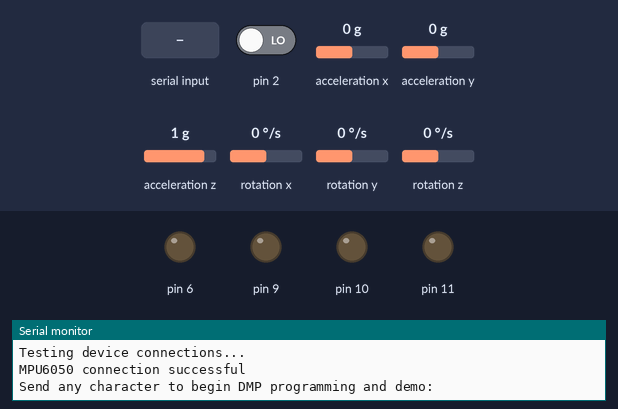
Recording of a sketch running on a simulated Arduino Uno, built with avr-gcc and run on an emulated ATmega328P. Parts: output pins drawn as LEDs (lit = HIGH), the last lines printed to the serial monitor. Inputs (shaded band) come from the test bench; at power-on: acceleration x 0 g, acceleration y 0 g, acceleration z 1 g, pin 2 LOW, rotation x 0 °/s, rotation y 0 °/s, rotation z 0 °/s. The sensor or clock chip raises its interrupt line as the real part does.

Above: at 0.9 s.
1.0 s: "1" received over Serial
At 1.9 s:
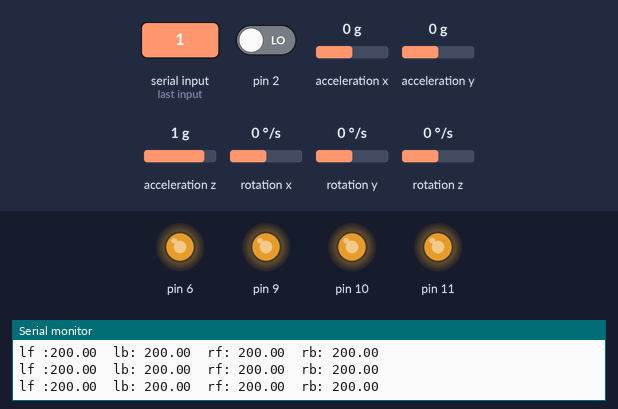
3.1 s: acceleration x set to -1.4 g
At 3.4 s:
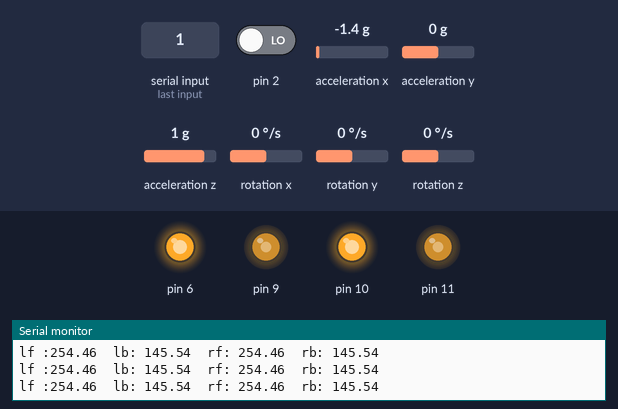
4.6 s: acceleration y set to -1.4 g
At 5.7 s:
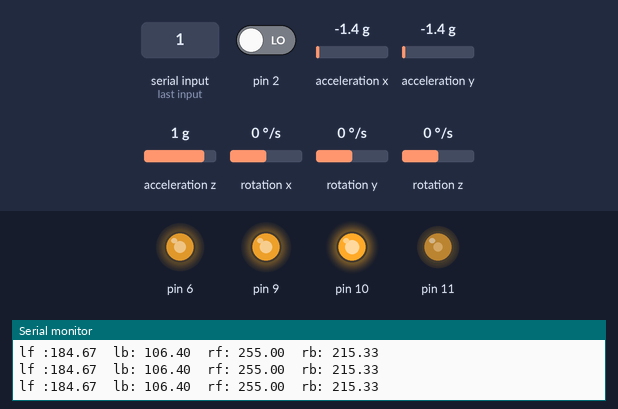
6.1 s: acceleration z set to -1.4 g
At 6.7 s:
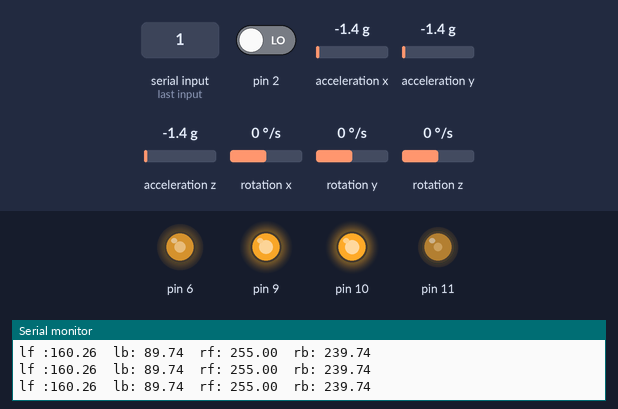
9.1 s: acceleration x set to 0 g
At 9.8 s:
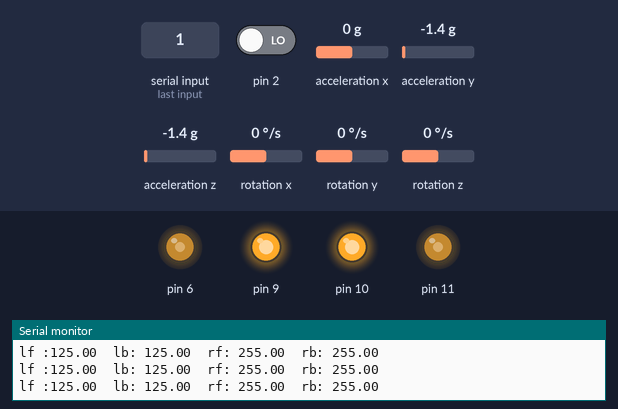
10.6 s: acceleration x set to 1.4 g
At 12.0 s:
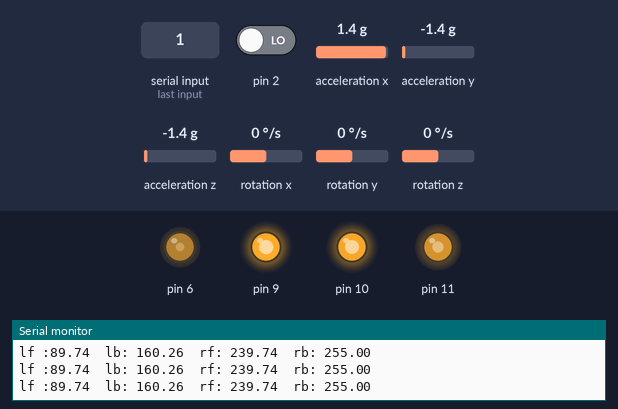
Timing chart, 0 to 13.1 s (numbered marks = the images above; inputs shaded):
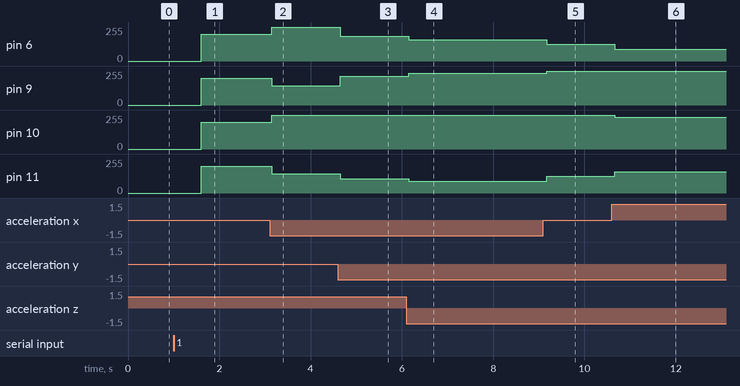

Measured:
- after the input at 1.0 s, pin 6, pin 9–11: 0/255 → 200/255 after 0.61 s
- after the input at 3.1 s, pin 6, pin 10: 200/255 → 254/255 after 0.05 s; pin 9, pin 11: 200/255 → 145/255 after 0.05 s
- after the input at 4.6 s, pin 6: 254/255 → 184/255 after 0.05 s; pin 9: 145/255 → 215/255 after 0.05 s; pin 10: 254/255 → 255/255 after 0.05 s; pin 11: 145/255 → 106/255 after 0.05 s
- after the input at 6.1 s, pin 6: 184/255 → 160/255 after 0.05 s; pin 9: 215/255 → 239/255 after 0.05 s; pin 11: 106/255 → 89/255 after 0.05 s
- after the input at 9.1 s, pin 6: 160/255 → 125/255 after 0.07 s; pin 9: 239/255 → 255/255 after 0.07 s; pin 11: 89/255 → 125/255 after 0.07 s
- after the input at 10.6 s, pin 6: 125/255 → 89/255 after 0.07 s; pin 10: 255/255 → 239/255 after 0.07 s; pin 11: 125/255 → 160/255 after 0.07 s

The sketch:

PID_WORKING.ino
```cpp
/*
 * MPU
 */

#include "I2Cdev.h"
#include "MPU6050_6Axis_MotionApps20.h"
//#include "MPU6050.h" // not necessary if using MotionApps include file

// Arduino Wire library is required if I2Cdev I2CDEV_ARDUINO_WIRE implementation
// is used in I2Cdev.h
#if I2CDEV_IMPLEMENTATION == I2CDEV_ARDUINO_WIRE
    #include "Wire.h"
#endif

// class default I2C address is 0x68
// specific I2C addresses may be passed as a parameter here
// AD0 low = 0x68 (default for SparkFun breakout and InvenSense evaluation board)
// AD0 high = 0x69
MPU6050 mpu;

// MPU control/status vars
bool dmpReady = false;  // set true if DMP init was successful
uint8_t mpuIntStatus;   // holds actual interrupt status byte from MPU
uint8_t devStatus;      // return status after each device operation (0 = success, !0 = error)
uint16_t packetSize;    // expected DMP packet size (default is 42 bytes)
uint16_t fifoCount;     // count of all bytes currently in FIFO
uint8_t fifoBuffer[64]; // FIFO storage buffer

// orientation/motion vars
Quaternion q;           // [w, x, y, z]         quaternion container
VectorInt16 aa;         // [x, y, z]            accel sensor measurements
VectorInt16 aaReal;     // [x, y, z]            gravity-free accel sensor measurements
VectorInt16 aaWorld;    // [x, y, z]            world-frame accel sensor measurements
VectorFloat gravity;    // [x, y, z]            gravity vector
float euler[3];         // [psi, theta, phi]    Euler angle container
float ypr[3];           // [yaw, pitch, roll]   yaw/pitch/roll container and gravity vector

volatile bool mpuInterrupt = false;     // indicates whether MPU interrupt pin has gone high
void dmpDataReady() {
    mpuInterrupt = true;
}

/*
 * PID
 */

# define MOTOR_LF 6
# define MOTOR_LB 11
# define MOTOR_RF 10
# define MOTOR_RB 9

//TOTAL ANGLES
float total_angle_x, total_angle_y;
/*
 * we need two sets of pid constants,
 * one for pitch (x) and one for roll (y)
 */
float roll_kp = 1;
float pitch_kp = 1;
float roll_ki = 0;
float pitch_ki = 0;
float roll_kd = 0;
float pitch_kd =0;

// vars to hold actual vals of pid
float roll_pid_p=0;
float roll_pid_i=0;
float roll_pid_d=0;
float pitch_pid_p=0;
float pitch_pid_i=0;
float pitch_pid_d=0;
float roll_pid, pitch_pid;

//vars for holding error vals for PID
float pitch_error, roll_error;
float pitch_prev_error, roll_prev_error;

//store time information
float elapsedTime, time, timePrev;

/*
 * CONTROLLER INPUTS
 */
float roll_desired_angle;
float pitch_desired_angle;
float input_throttle;

/*
 * MOTOR VALUES
 */
float motor_l_f, motor_l_b, motor_r_f, motor_r_b;


void setup() {
    // join I2C bus (I2Cdev library doesn't do this automatically)
    #if I2CDEV_IMPLEMENTATION == I2CDEV_ARDUINO_WIRE
        Wire.begin();
        TWBR = 24; // 400kHz I2C clock (200kHz if CPU is 8MHz)
    #elif I2CDEV_IMPLEMENTATION == I2CDEV_BUILTIN_FASTWIRE
        Fastwire::setup(400, true);
    #endif

    // initialize serial communication
    // (115200 chosen because it is required for Teapot Demo output, but it's
    // really up to you depending on your project)
    Serial.begin(9600);
    while (!Serial); // wait for Leonardo enumeration, others continue immediately

    // NOTE: 8MHz or slower host processors, like the Teensy @ 3.3v or Ardunio
    // Pro Mini running at 3.3v, cannot handle this baud rate reliably due to
    // the baud timing being too misaligned with processor ticks. You must use
    // 38400 or slower in these cases, or use some kind of external separate
    // crystal solution for the UART timer.

    // initialize device
    Serial.println(F("Initializing I2C devices..."));
    mpu.initialize();

    // verify connection
    Serial.println(F("Testing device connections..."));
    Serial.println(mpu.testConnection() ? F("MPU6050 connection successful") : F("MPU6050 connection failed"));

    // wait for ready
    Serial.println(F("\nSend any character to begin DMP programming and demo: "));
    while (Serial.available() && Serial.read()); // empty buffer
    while (!Serial.available());                 // wait for data
    while (Serial.available() && Serial.read()); // empty buffer again

    // load and configure the DMP
    Serial.println(F("Initializing DMP..."));
    devStatus = mpu.dmpInitialize();

    // supply your own gyro offsets here, scaled for min sensitivity
    mpu.setXGyroOffset(220);
    mpu.setYGyroOffset(76);
    mpu.setZGyroOffset(-85);
    mpu.setZAccelOffset(1788); // 1688 factory default for my test chip

    // make sure it worked (returns 0 if so)
    if (devStatus == 0) {
        // turn on the DMP, now that it's ready
        Serial.println(F("Enabling DMP..."));
        mpu.setDMPEnabled(true);

        // enable Arduino interrupt detection
        Serial.println(F("Enabling interrupt detection (Arduino external interrupt 0)..."));
        attachInterrupt(0, dmpDataReady, RISING);
        mpuIntStatus = mpu.getIntStatus();

        // set our DMP Ready flag so the main loop() function knows it's okay to use it
        Serial.println(F("DMP ready! Waiting for first interrupt..."));
        dmpReady = true;

        // get expected DMP packet size for later comparison
        packetSize = mpu.dmpGetFIFOPacketSize();
    } else {
        // ERROR!
        // 1 = initial memory load failed
        // 2 = DMP configuration updates failed
        // (if it's going to break, usually the code will be 1)
        Serial.print(F("DMP Initialization failed (code "));
        Serial.print(devStatus);
        Serial.println(F(")"));
    }

}

void loop() {
  // if programming failed, don't try to do anything
    if (!dmpReady) return;

    // wait for MPU interrupt or extra packet(s) available
    while (!mpuInterrupt && fifoCount < packetSize) {
        // other program behavior stuff here
        // .
        // .
        // .
        // if you are really paranoid you can frequently test in between other
        // stuff to see if mpuInterrupt is true, and if so, "break;" from the
        // while() loop to immediately process the MPU data
        // .
        // .
        // .
    }

    // reset interrupt flag and get INT_STATUS byte
    mpuInterrupt = false;
    mpuIntStatus = mpu.getIntStatus();

    // get current FIFO count
    fifoCount = mpu.getFIFOCount();

    // check for overflow (this should never happen unless our code is too inefficient)
    if ((mpuIntStatus & 0x10) || fifoCount == 1024) {
        // reset so we can continue cleanly
        mpu.resetFIFO();
        Serial.println(F("FIFO overflow!"));

    // otherwise, check for DMP data ready interrupt (this should happen frequently)
    } else if (mpuIntStatus & 0x02) {
        // wait for correct available data length, should be a VERY short wait
        while (fifoCount < packetSize) fifoCount = mpu.getFIFOCount();

        // read a packet from FIFO
        mpu.getFIFOBytes(fifoBuffer, packetSize);

        // track FIFO count here in case there is > 1 packet available
        // (this lets us immediately read more without waiting for an interrupt)
        fifoCount -= packetSize;

        // display Euler angles in degrees
        mpu.dmpGetQuaternion(&q, fifoBuffer);
        mpu.dmpGetGravity(&gravity, &q);
        mpu.dmpGetYawPitchRoll(ypr, &q, &gravity);
//        Serial.print("ypr\t");
//        Serial.print(ypr[0] * 180/M_PI);
//        Serial.print("\t");
//        Serial.print(ypr[1] * 180/M_PI);
//        Serial.print("\t");
//        Serial.println(ypr[2] * 180/M_PI);

      // pitch = x
      // roll = y
      total_angle_x = ypr[1]* 180/M_PI;
      total_angle_y = ypr[2]* 180/M_PI;

      /*
       * PID
       */
      timePrev = time;
      time = millis();
      // in seconds
      elapsedTime = (time-timePrev)/1000;

      //TODO - update with bluetooth control
      roll_desired_angle = 0;
      pitch_desired_angle = 0;
      input_throttle = 200;

      roll_error = total_angle_y - roll_desired_angle;
      pitch_error = total_angle_x - pitch_desired_angle;
      //Serial.println(roll_error);

      roll_pid_p = roll_error*roll_kp;
      pitch_pid_p = pitch_error*pitch_kp;
    // we only want to use the intergral if we are within +- 5 degrees
    if (-5 < roll_error < 5){
      roll_pid_i = roll_pid_i+(roll_ki*roll_error);
    }
    if (-5 < pitch_error < 5){
      pitch_pid_i = pitch_pid_i+(pitch_ki*pitch_error);
    }

    roll_pid_d = roll_kd*((roll_error - roll_prev_error)/elapsedTime);
    pitch_pid_d = pitch_kd*((pitch_error - pitch_prev_error)/elapsedTime);

    // final values are the sum of it all
    roll_pid = roll_pid_p + roll_pid_i + roll_pid_d;
    pitch_pid = pitch_pid_p + pitch_pid_i + pitch_pid_d;

    /*
     * there is some need for tuning here:
     * in a nutshell, we don't want PID values to be too big (I think)
     * so we constrain the values.
     * here, im constraining them to +- 75, but that should probably change in tuning.
     */
     if (roll_pid < -75){
      roll_pid = -75;
     }
     if (roll_pid > 75){
      roll_pid = 75;
     }
    if (pitch_pid < -75){
      pitch_pid = -75;
    }
    if (pitch_pid > 75){
      pitch_pid = 75;
    }

    /*
     * calculate the amount of thrust to give to each motor
     */
    motor_r_f  = input_throttle - roll_pid - pitch_pid;
    motor_r_b  = input_throttle - roll_pid + pitch_pid;
    motor_l_b  = input_throttle + roll_pid + pitch_pid;
    motor_l_f  = input_throttle + roll_pid - pitch_pid;
   /*
   * once, again, just to be safe, we constrain all these values to be within 0 and 255 inclusive
   * that is the range of values that our motors can be throttled to
   */
    motor_r_f  = constrain(motor_r_f, 0, 255);
    motor_r_b  = constrain(motor_r_b, 0, 255);
    motor_l_b  = constrain(motor_l_b, 0, 255);
    motor_l_f  = constrain(motor_l_f, 0, 255);
    Serial.print("lf :");
    Serial.print(motor_l_f);
    Serial.print("\t");
    Serial.print("lb: ");
    Serial.print(motor_l_b);
    Serial.print("\t");
    Serial.print("rf: ");
    Serial.print(motor_r_f);
    Serial.print("\t");
    Serial.print("rb: ");
    Serial.print(motor_r_b);
    Serial.println();

      drive_motor(MOTOR_RF, motor_r_f);
      drive_motor(MOTOR_RB, motor_r_b);
      drive_motor(MOTOR_LF, motor_l_f);
      drive_motor(MOTOR_LB, motor_l_b);

      // store previous errors
      roll_prev_error = roll_error;
      pitch_prev_error = pitch_error;
    }
}

void drive_motor(int gate, int value){
  analogWrite(gate, value);
}
```
